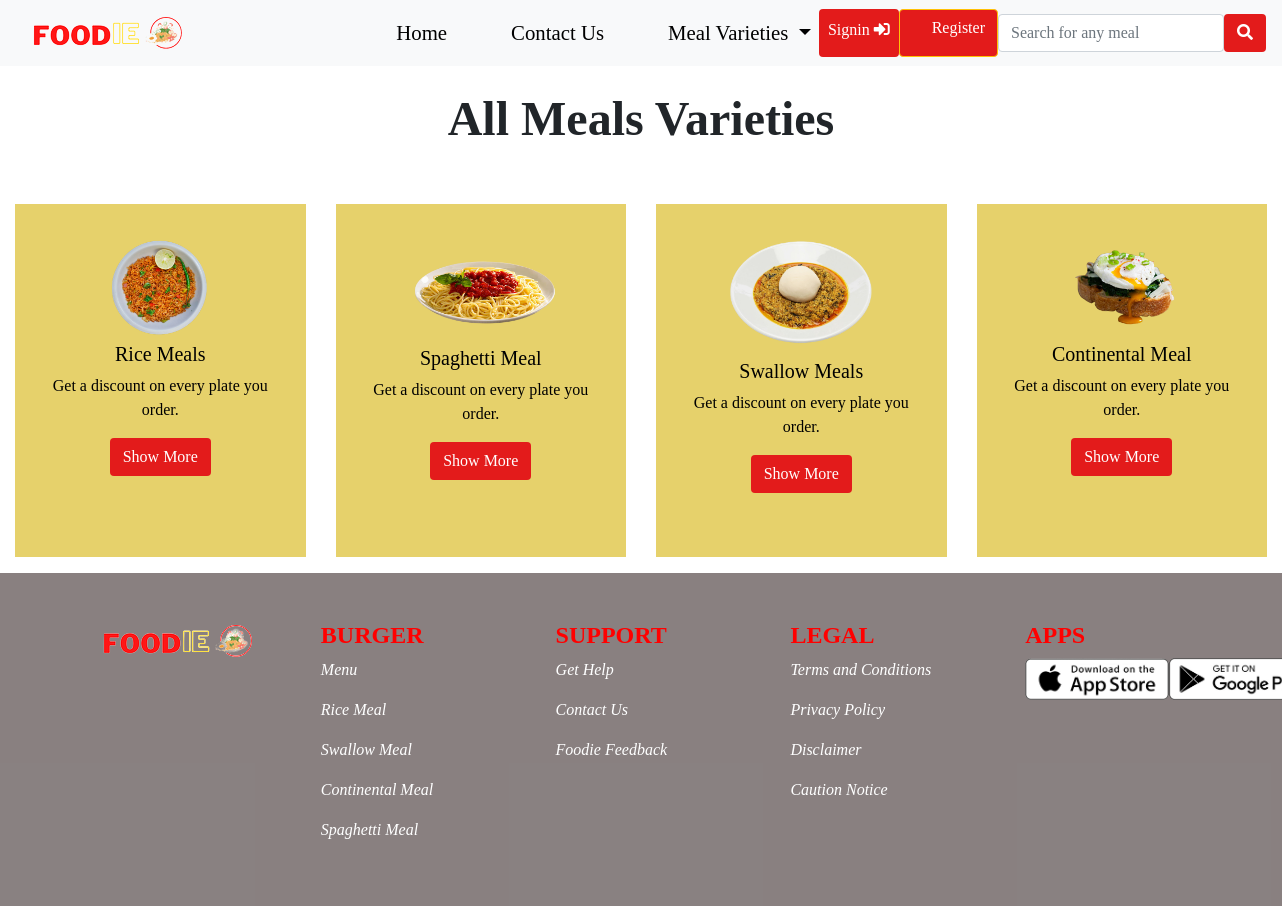
/vary, run on the app's committed database.
### foodie/models.py (models this page shows, shortened)
class Variety(models.Model):
    name = models.CharField(max_length=100)
    slug = models.SlugField(unique=True, null=False)
    image = models.ImageField(upload_to='variety', default='variety.jpg', blank=True, null=True)
    created = models.DateTimeField(auto_now_add=True)
    updated = models.DateTimeField(auto_now=True)
    class Meta:
        db_table = 'variety'
        managed = True
        verbose_name = 'Variety'
        verbose_name_plural = 'Varieties'

### foodie/views.py (the view)
# urls.py: path('vary', views.vary, name='vary'),
def vary(request):
    varieties = Variety.objects.all()
    context = {
        'varieties': varieties,}
    return render(request, 'vary.html', context)

### foodie/context_processor.py (called while the page is built)
def dropdown(request):
    varieties = Variety.objects.all()
    context = {
    'varieties':varieties
    }
    return context

def cartread(request):
    cart = Shopcart.objects.filter(user__username=request.user.username, item_paid=False)
    cartcount = 0
    for item in cart:
        cartcount += item.quantity
    context = {
        'cartcount':cartcount,
    }
    return context

### foodie/templatetags/sample_tags.py (called while the page is built)
@register.simple_tag
def intralink(link, section):
    return reverse(link) + '#' + section

### foodie/templates/vary.html (shortened to what this page needs)
{% extends "base.html" %}
{% load humanize %}
{% block header %}{% include "header.html" %}{% endblock header %}
{% block content %}
    <div class="container-fluid mt-4 mb-4">
        <h1 class="text-center">All Meals Varieties</h1>
        <div class="row">
            {% if varieties %}
                {% for va in varieties %}
                    <div class="varieties col-12 col-sm-6 col-md mb-4 col-lg-3 w-25 mt-5 mb-3 text-center">
                        <div class="box">
                            <img src="{{va.image.url}}" style="width: 10rem;">
                            <h5>{{va.name|title}}</h5>
                            <p>Get a discount on every plate you order.</p>
                            <a href="{% url 'variety' va.id va.slug %}" class="btn">Show More</a>
                        </div>
                    </div>
                {% endfor %}
            {% endif %}
        </div>
    </div>
{% endblock content %}
{% block footer %}{% include "footer.html" %}{% endblock footer %}

### foodie/static/css/style.css (style rules this page uses)
* { margin: 0; padding: 0; box-sizing: border-box; }
body { overflow-x: hidden; font-family: Cambria, Cochin, Georgia, Times, 'Times New Roman', serif; }
h1 { text-align: center; font-family: Cambria, Cochin, Georgia, Times, 'Times New Roman', serif; font-size: 3rem; font-weight: 900; }
.btn { background-color: #E31B1B; color: #fff; transition: 0.8s ease; }
.box { background-color: #E6D16B; height: 110%; text-align: center; justify-content: center; padding: 2rem; color: black; font-family: Cambria, Cochin, Georgia, Times, 'Times New Roman', serif; }

### data on the page
Variety: image (picture), name "Rice Meals"
Variety: image (picture), name "Spaghetti Meal"
Variety: image (picture), name "Swallow Meals"
Variety: image (picture), name "Continental Meal"
